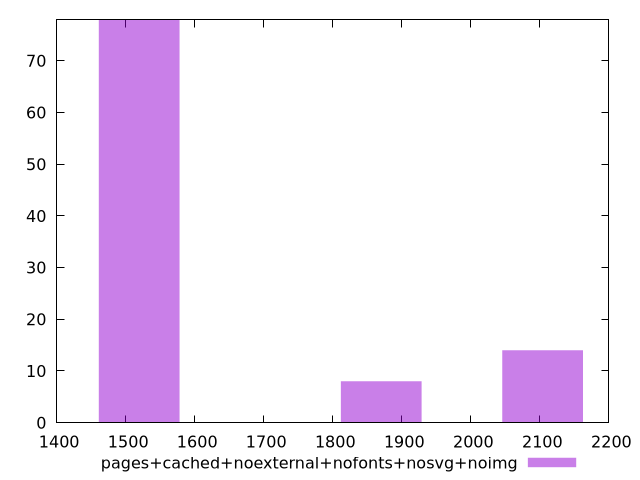

Source code (gnuplot):
$_pagesCachedNoexternalNofontsNosvgNoimg <<EOF
1519.565277713818 78
2104.013461449902 14
1870.2341879554683 8
EOF
set key outside below
set terminal pngcairo
set output "report_00006_2020-11-02T20-21-41.718Z/metrics/pages+cached+noexternal+nofonts+nosvg+noimg//raw_hist.png"
set yrange [0:78]
set boxwidth 116.88963674721677
set style fill transparent solid 0.5 noborder
plot $_pagesCachedNoexternalNofontsNosvgNoimg title "pages+cached+noexternal+nofonts+nosvg+noimg" with boxes ,
